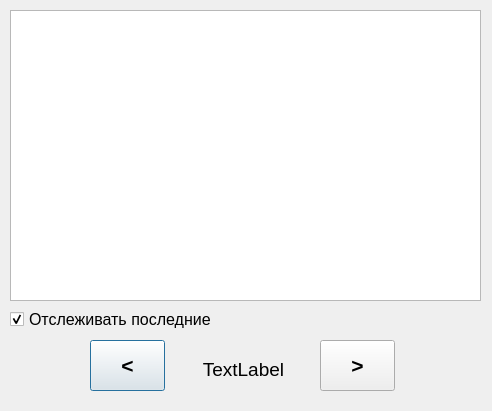
<?xml version="1.0" encoding="UTF-8"?>
<ui version="4.0">
 <class>eventmonitor</class>
 <widget class="QDialog" name="eventmonitor">
  <property name="geometry">
   <rect>
    <x>0</x>
    <y>0</y>
    <width>492</width>
    <height>411</height>
   </rect>
  </property>
  <property name="minimumSize">
   <size>
    <width>492</width>
    <height>411</height>
   </size>
  </property>
  <property name="windowTitle">
   <string>Dialog</string>
  </property>
  <widget class="QListWidget" name="listWidget">
   <property name="geometry">
    <rect>
     <x>10</x>
     <y>10</y>
     <width>471</width>
     <height>291</height>
    </rect>
   </property>
   <property name="font">
    <font>
     <pointsize>10</pointsize>
     <weight>75</weight>
     <bold>true</bold>
    </font>
   </property>
   <property name="verticalScrollBarPolicy">
    <enum>Qt::ScrollBarAlwaysOff</enum>
   </property>
   <property name="horizontalScrollBarPolicy">
    <enum>Qt::ScrollBarAlwaysOff</enum>
   </property>
  </widget>
  <widget class="QLabel" name="label">
   <property name="geometry">
    <rect>
     <x>178</x>
     <y>350</y>
     <width>131</width>
     <height>38</height>
    </rect>
   </property>
   <property name="font">
    <font>
     <pointsize>14</pointsize>
    </font>
   </property>
   <property name="frameShape">
    <enum>QFrame::NoFrame</enum>
   </property>
   <property name="text">
    <string>TextLabel</string>
   </property>
   <property name="alignment">
    <set>Qt::AlignCenter</set>
   </property>
  </widget>
  <widget class="QPushButton" name="pushButtonPrev">
   <property name="geometry">
    <rect>
     <x>90</x>
     <y>340</y>
     <width>75</width>
     <height>51</height>
    </rect>
   </property>
   <property name="font">
    <font>
     <pointsize>16</pointsize>
     <weight>75</weight>
     <bold>true</bold>
    </font>
   </property>
   <property name="text">
    <string>&lt;</string>
   </property>
  </widget>
  <widget class="QPushButton" name="pushButtonNext">
   <property name="geometry">
    <rect>
     <x>320</x>
     <y>340</y>
     <width>75</width>
     <height>51</height>
    </rect>
   </property>
   <property name="font">
    <font>
     <pointsize>16</pointsize>
     <weight>75</weight>
     <bold>true</bold>
    </font>
   </property>
   <property name="text">
    <string>&gt;</string>
   </property>
  </widget>
  <widget class="QCheckBox" name="checkBox">
   <property name="geometry">
    <rect>
     <x>10</x>
     <y>310</y>
     <width>261</width>
     <height>18</height>
    </rect>
   </property>
   <property name="font">
    <font>
     <pointsize>12</pointsize>
    </font>
   </property>
   <property name="text">
    <string>Отслеживать последние</string>
   </property>
   <property name="checked">
    <bool>true</bool>
   </property>
  </widget>
 </widget>
 <resources/>
 <connections/>
</ui>
